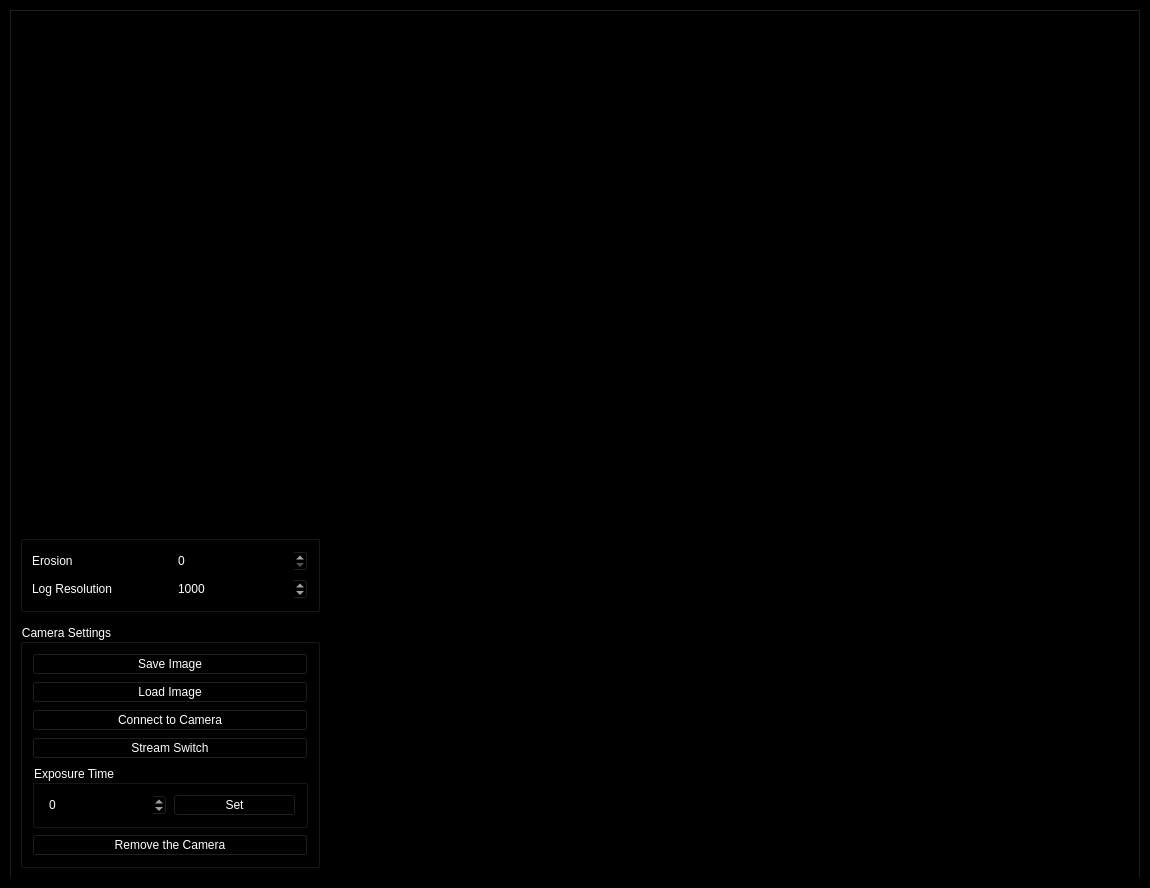
<?xml version="1.0" encoding="UTF-8"?>
<ui version="4.0">
 <class>MainWindow</class>
 <widget class="QMainWindow" name="MainWindow">
  <property name="geometry">
   <rect>
    <x>0</x>
    <y>0</y>
    <width>1150</width>
    <height>888</height>
   </rect>
  </property>
  <property name="windowTitle">
   <string>MainWindow</string>
  </property>
  <property name="styleSheet">
   <string notr="true">color: rgb(255, 255, 255);
background-color: rgb(0, 0, 0);
alternate-background-color: rgb(125, 125, 125);
</string>
  </property>
  <widget class="QWidget" name="centralwidget">
   <layout class="QGridLayout" name="gridLayout">
    <item row="1" column="0">
     <widget class="QTabWidget" name="tabWidget">
      <property name="currentIndex">
       <number>0</number>
      </property>
      <property name="tabBarAutoHide">
       <bool>true</bool>
      </property>
      <widget class="QWidget" name="tab_Main">
       <attribute name="title">
        <string>Process</string>
       </attribute>
       <layout class="QGridLayout" name="gridLayout_20">
        <item row="4" column="1">
         <widget class="PlotWidget" name="widget_Historical_Graph_CH1" native="true">
          <property name="sizePolicy">
           <sizepolicy hsizetype="Preferred" vsizetype="Preferred">
            <horstretch>0</horstretch>
            <verstretch>0</verstretch>
           </sizepolicy>
          </property>
         </widget>
        </item>
        <item row="2" column="0">
         <widget class="QGroupBox" name="groupBox_Settings">
          <property name="title">
           <string/>
          </property>
          <layout class="QGridLayout" name="gridLayout_2">
           <item row="0" column="1">
            <widget class="QSpinBox" name="spinBox_Erosion">
             <property name="minimum">
              <number>0</number>
             </property>
            </widget>
           </item>
           <item row="0" column="0">
            <widget class="QLabel" name="label">
             <property name="text">
              <string>Erosion</string>
             </property>
            </widget>
           </item>
           <item row="1" column="0">
            <widget class="QLabel" name="label_2">
             <property name="text">
              <string>Log Resolution</string>
             </property>
            </widget>
           </item>
           <item row="1" column="1">
            <widget class="QSpinBox" name="spinBox_Log_Resolution">
             <property name="minimum">
              <number>0</number>
             </property>
             <property name="maximum">
              <number>100000</number>
             </property>
             <property name="singleStep">
              <number>1000</number>
             </property>
             <property name="value">
              <number>1000</number>
             </property>
            </widget>
           </item>
          </layout>
         </widget>
        </item>
        <item row="4" column="0">
         <widget class="QGroupBox" name="groupBox_Camera_Settings">
          <property name="sizePolicy">
           <sizepolicy hsizetype="Preferred" vsizetype="Maximum">
            <horstretch>0</horstretch>
            <verstretch>0</verstretch>
           </sizepolicy>
          </property>
          <property name="title">
           <string>Camera Settings</string>
          </property>
          <layout class="QGridLayout" name="gridLayout_5">
           <item row="6" column="0">
            <widget class="QGroupBox" name="groupBox_Exposure_Time">
             <property name="title">
              <string>Exposure Time</string>
             </property>
             <layout class="QGridLayout" name="gridLayout_6">
              <item row="3" column="0">
               <widget class="QSpinBox" name="spinBox_Exposure_Time">
                <property name="minimum">
                 <number>-100000</number>
                </property>
                <property name="maximum">
                 <number>100000</number>
                </property>
               </widget>
              </item>
              <item row="3" column="1">
               <widget class="QPushButton" name="pushButton_Set_Exposure">
                <property name="text">
                 <string>Set</string>
                </property>
               </widget>
              </item>
             </layout>
            </widget>
           </item>
           <item row="2" column="0">
            <widget class="QPushButton" name="pushButton_Save_Image">
             <property name="text">
              <string>Save Image</string>
             </property>
            </widget>
           </item>
           <item row="7" column="0">
            <widget class="QPushButton" name="pushButton_Remove_the_Camera">
             <property name="text">
              <string>Remove the Camera</string>
             </property>
            </widget>
           </item>
           <item row="3" column="0">
            <widget class="QPushButton" name="pushButton_Load_Image">
             <property name="text">
              <string>Load Image</string>
             </property>
            </widget>
           </item>
           <item row="4" column="0">
            <widget class="QPushButton" name="pushButton_Connect_to_Camera">
             <property name="text">
              <string>Connect to Camera</string>
             </property>
            </widget>
           </item>
           <item row="5" column="0">
            <widget class="QPushButton" name="pushButton_Stream_Switch">
             <property name="text">
              <string>Stream Switch</string>
             </property>
            </widget>
           </item>
          </layout>
         </widget>
        </item>
        <item row="0" column="1" rowspan="4">
         <widget class="Graphics_View" name="graphicsView_Difference">
          <property name="minimumSize">
           <size>
            <width>200</width>
            <height>200</height>
           </size>
          </property>
          <property name="mouseTracking">
           <bool>true</bool>
          </property>
          <property name="verticalScrollBarPolicy">
           <enum>Qt::ScrollBarAlwaysOff</enum>
          </property>
          <property name="horizontalScrollBarPolicy">
           <enum>Qt::ScrollBarAlwaysOff</enum>
          </property>
         </widget>
        </item>
        <item row="0" column="0">
         <widget class="Graphics_View" name="graphicsView_Camera">
          <property name="maximumSize">
           <size>
            <width>300</width>
            <height>300</height>
           </size>
          </property>
          <property name="mouseTracking">
           <bool>true</bool>
          </property>
          <property name="verticalScrollBarPolicy">
           <enum>Qt::ScrollBarAlwaysOff</enum>
          </property>
          <property name="horizontalScrollBarPolicy">
           <enum>Qt::ScrollBarAlwaysOff</enum>
          </property>
         </widget>
        </item>
        <item row="1" column="0">
         <widget class="Graphics_View" name="graphicsView_Camera_Mask">
          <property name="maximumSize">
           <size>
            <width>300</width>
            <height>300</height>
           </size>
          </property>
          <property name="mouseTracking">
           <bool>true</bool>
          </property>
          <property name="verticalScrollBarPolicy">
           <enum>Qt::ScrollBarAlwaysOff</enum>
          </property>
          <property name="horizontalScrollBarPolicy">
           <enum>Qt::ScrollBarAlwaysOff</enum>
          </property>
         </widget>
        </item>
       </layout>
      </widget>
     </widget>
    </item>
   </layout>
  </widget>
 </widget>
 <customwidgets>
  <customwidget>
   <class>Graphics_View</class>
   <extends>QGraphicsView</extends>
   <header location="global">constructor_ui</header>
  </customwidget>
  <customwidget>
   <class>PlotWidget</class>
   <extends>QWidget</extends>
   <header>pyqtgraph</header>
   <container>1</container>
  </customwidget>
 </customwidgets>
 <resources/>
 <connections/>
</ui>
